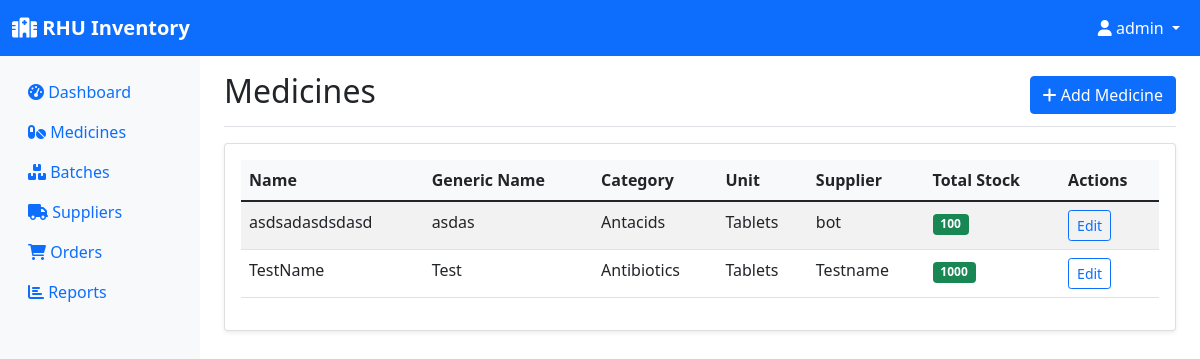
Before: /inventory (signed in) with the older database file.
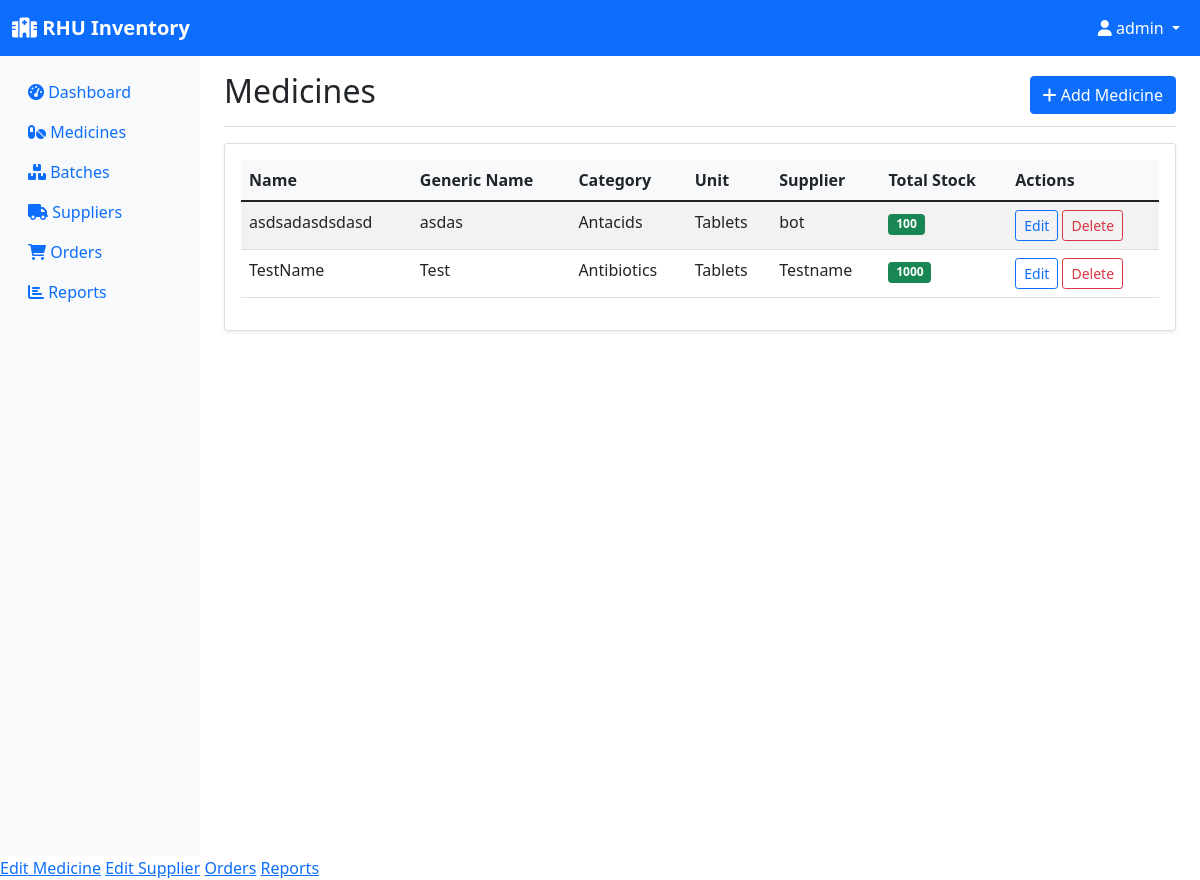
After: the same page with the newer database file.
### models.py (models this page shows, shortened)
class Medicine(db.Model):
    id = db.Column(db.Integer, primary_key=True)
    name = db.Column(db.String(100), nullable=False)
    generic_name = db.Column(db.String(100))
    category = db.Column(db.String(50))
    unit = db.Column(db.String(20))  # e.g., tablets, bottles, etc.
    supplier_id = db.Column(db.Integer, db.ForeignKey('supplier.id'), nullable=False)
    created_at = db.Column(db.DateTime, default=datetime.utcnow)
    batches = db.relationship('Batch', backref='medicine', lazy=True)
    order_items = db.relationship('OrderItem', backref='medicine', lazy=True)
    @property
    def total_quantity(self):
        return sum(batch.quantity for batch in self.batches)

class Supplier(db.Model):
    id = db.Column(db.Integer, primary_key=True)
    name = db.Column(db.String(100), nullable=False)
    contact_person = db.Column(db.String(100))
    phone = db.Column(db.String(20))
    email = db.Column(db.String(120))
    address = db.Column(db.String(200))
    created_at = db.Column(db.DateTime, default=datetime.utcnow)
    medicines = db.relationship('Medicine', backref='supplier', lazy=True)
    orders = db.relationship('Order', backref='supplier', lazy=True)

class Batch(db.Model):
    id = db.Column(db.Integer, primary_key=True)
    batch_number = db.Column(db.String(50), nullable=False)
    medicine_id = db.Column(db.Integer, db.ForeignKey('medicine.id'), nullable=False)
    quantity = db.Column(db.Integer, nullable=False)
    expiration_date = db.Column(db.Date, nullable=False)
    manufacturing_date = db.Column(db.Date)
    unit_price = db.Column(db.Float)
    created_at = db.Column(db.DateTime, default=datetime.utcnow)
    transactions = db.relationship('StockTransaction', backref='batch', lazy=True)

### app.py (the view)
@app.route('/inventory')
@login_required
def inventory():
    medicines = Medicine.query.all()
    return render_template('inventory.html', medicines=medicines)

### app.py (called while the page is built)
@login_manager.user_loader
def load_user(user_id):
    return User.query.get(int(user_id))

### templates/inventory.html (shortened to what this page needs)
{% extends "base.html" %}
{% block content %}
<div class="d-flex justify-content-between flex-wrap flex-md-nowrap align-items-center pt-3 pb-2 mb-3 border-bottom">
    <h1 class="h2">Medicines</h1>
    {% if current_user.role != 'employee' %}
    <a href="{{ url_for('add_medicine') }}" class="btn btn-primary">
        <i class="fas fa-plus"></i> Add Medicine
    </a>
    {% endif %}
</div>
<div class="card">
    <div class="card-body">
        {% if medicines %}
        <div class="table-responsive">
            <table class="table table-striped">
                <thead>
                    <tr>
                        <th>Name</th>
                        <th>Generic Name</th>
                        <th>Category</th>
                        <th>Unit</th>
                        <th>Supplier</th>
                        <th>Total Stock</th>
                        <th>Actions</th>
                    </tr>
                </thead>
                <tbody>
                    {% for medicine in medicines %}
                    <tr>
                        <td>{{ medicine.name }}</td>
                        <td>{{ medicine.generic_name or '-' }}</td>
                        <td>{{ medicine.category or '-' }}</td>
                        <td>{{ medicine.unit or '-' }}</td>
                        <td>{{ medicine.supplier.name }}</td>
                        <td>
                            <span class="badge bg-{{ 'danger' if medicine.total_quantity <= 10 else 'success' }}">
                                {{ medicine.total_quantity }}
                            </span>
                        </td>
                        <td>
                            {% if current_user.role != 'employee' %}
                                <a href="{{ url_for('edit_medicine', id=medicine.id) }}" class="btn btn-sm btn-outline-primary">
                                    Edit
                                </a>
                            {% endif %}
                            <form method="POST" action="{{ url_for('delete_medicine', id=medicine.id) }}" class="d-inline"
                                  onsubmit="return confirm('Are you sure you want to delete this medicine?');">
                                {% if current_user.role == 'admin' %}
                                    <button type="submit" class="btn btn-sm btn-outline-danger">Delete</button>
                                {% endif %}
                            </form>
                        </td>
                    </tr>
                    {% endfor %}
                </tbody>
            </table>
        </div>
        {% else %}
        <div class="text-center py-4">
            <i class="fas fa-pills fa-3x text-muted mb-3"></i>
            <p class="text-muted">No medicines found. <a href="{{ url_for('add_medicine') }}">Add your first medicine</a>.</p>
        </div>
        {% endif %}
    </div>
</div>
{% endblock %}

### templates/base.html (shortened to what this page needs)
<!DOCTYPE html>
<html lang="en">
<head>
    <link href="https://cdn.jsdelivr.net/npm/bootstrap@5.1.3/dist/css/bootstrap.min.css" rel="stylesheet">
    <link href="https://cdnjs.cloudflare.com/ajax/libs/font-awesome/6.0.0/css/all.min.css" rel="stylesheet">
</head>
<body>
    <nav class="navbar navbar-expand-lg navbar-dark bg-primary">
        <div class="container-fluid">
            <a class="navbar-brand" href="{{ url_for('dashboard') }}">
                <i class="fas fa-hospital"></i> RHU Inventory
            </a>
            {% if current_user.is_authenticated %}
            <div class="navbar-nav ms-auto">
                <div class="nav-item dropdown">
                    <a class="nav-link dropdown-toggle text-white" href="#" id="navbarDropdown" role="button" data-bs-toggle="dropdown">
                        <i class="fas fa-user"></i> {{ current_user.username }}
                    </a>
                </div>
            </div>
            {% endif %}
        </div>
    </nav>
    <div class="container-fluid">
        <div class="row">
            {% if current_user.is_authenticated %}
            <nav class="col-md-3 col-lg-2 d-md-block sidebar collapse">
                <div class="position-sticky pt-3">
                    <ul class="nav flex-column">
                        <li class="nav-item">
                            <a class="nav-link" href="{{ url_for('dashboard') }}">
                                <i class="fas fa-tachometer-alt"></i> Dashboard
                            </a>
                        </li>
                        <li class="nav-item">
                            <a class="nav-link" href="{{ url_for('inventory') }}">
                                <i class="fas fa-pills"></i> Medicines
                            </a>
                        </li>
                        <li class="nav-item">
                            <a class="nav-link" href="{{ url_for('batches') }}">
                                <i class="fas fa-boxes"></i> Batches
                            </a>
                        </li>
                        <li class="nav-item">
                            <a class="nav-link" href="{{ url_for('suppliers') }}">
                                <i class="fas fa-truck"></i> Suppliers
                            </a>
                        </li>
                        <li class="nav-item">
                            <a class="nav-link" href="{{ url_for('orders') }}">
                                <i class="fas fa-shopping-cart"></i> Orders
                            </a>
                        </li>
                        <li class="nav-item">
                            <a class="nav-link" href="{{ url_for('reports') }}">
                                <i class="fas fa-chart-bar"></i> Reports
                            </a>
                        </li>
                    </ul>
                </div>
            </nav>
            {% endif %}
            <main class="{% if current_user.is_authenticated %}col-md-9 ms-sm-auto col-lg-10 px-md-4{% else %}col-12{% endif %}">
                {% block content %}{% endblock %}
            </main>
        </div>
    </div>
    {% if current_user.is_authenticated %}
        {% if current_user.role == 'admin' %}
            <a href="{{ edit_medicine_url }}">Edit Medicine</a>
            <a href="{{ edit_supplier_url }}">Edit Supplier</a>
            <a href="{{ orders_url }}">Orders</a>
            <a href="{{ reports_url }}">Reports</a>
        {% elif current_user.role == 'sub-admin' %}
            <a href="{{ edit_medicine_url }}">Edit Medicine</a>
            <a href="{{ edit_supplier_url }}">Edit Supplier</a>
            <a href="{{ orders_url }}">Orders</a>
        {% elif current_user.role == 'employee' %}
            <a href="{{ orders_url }}">Orders</a>
            <a href="{{ reports_url }}">Reports</a>
        {% endif %}
    {% endif %}
</body>
</html>

Changed rows visible on the page:
changed User "admin": role "manager" → "admin" (drawn)
shown differently, row unchanged: Medicine "asdsadasdsdasd": now shows "Delete"
shown differently, row unchanged: Medicine "TestName": now shows "Delete"
Other visible differences:
text now shown: "Edit Medicine Edit Supplier Orders Reports"
